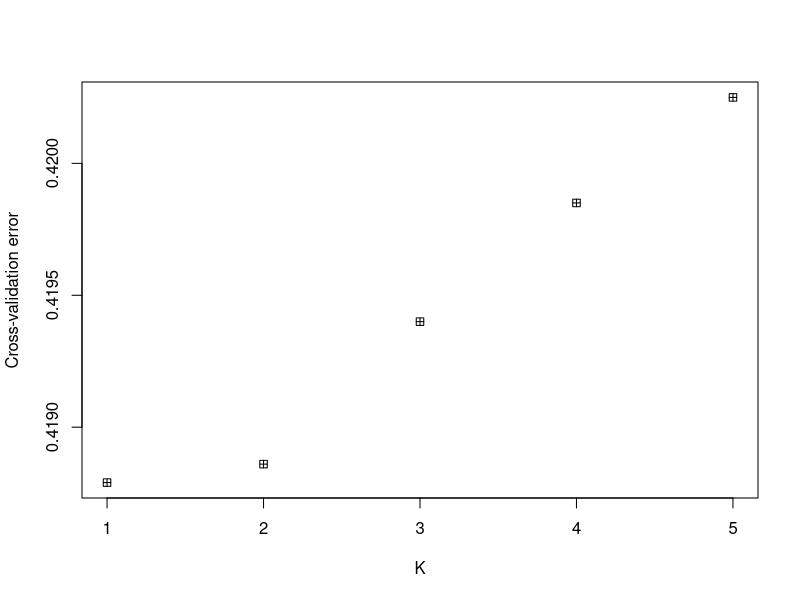

Source code (R):
#!/usr/bin/Rscript

cv <- read.table("adm-k-parameters.txt", header=T, as.is=T)
png("kParam.png", height=300, width=300, units="px")
plot(cv, xlab="K", ylab="Cross-validation error", pch = 12)
dev.off()
